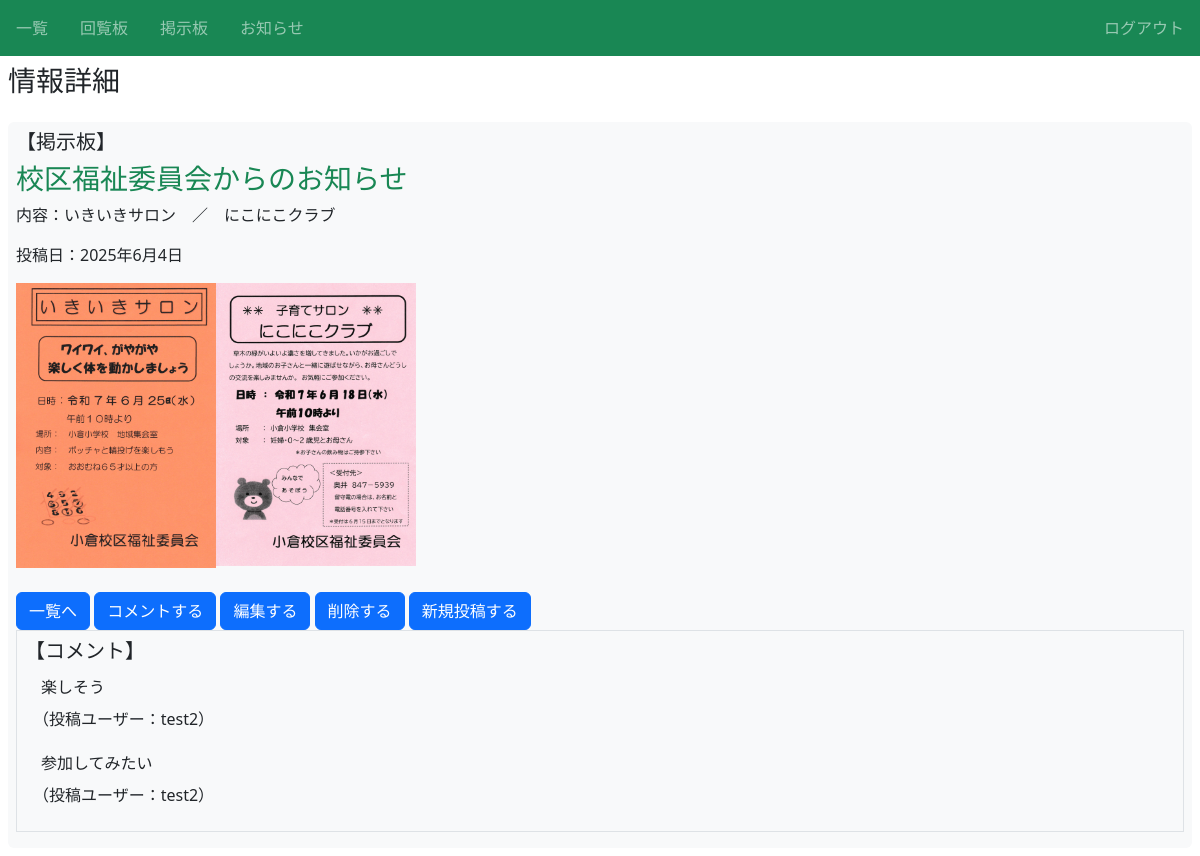
The page /j_sns/2/detail/ (signed in) on the database its author committed.
### j_sns/models.py (models this page shows)
class Info(models.Model):
    category = models.CharField(
        max_length=50,
        choices = CATEGORY
        )
    title = models.CharField(max_length=250,verbose_name='タイトル')
    content = models.TextField(verbose_name='内容')
    created_at = models.DateField(
        auto_now_add=True,
        blank=True,
        verbose_name='投稿日'
        )
    thumbnail1 = models.ImageField(null=True, blank=True)
    thumbnail2 = models.ImageField(null=True, blank=True)
    thumbnail3 = models.ImageField(null=True, blank=True)
    file = models.FileField(upload_to='uploads/', null=True, blank=True)  # ファイルをアッ
    user = models.ForeignKey(User, on_delete=models.CASCADE)
    def __str__(self):
        return self.title

class Review(models.Model):
    title = models.ForeignKey(Info, on_delete=models.CASCADE,
        max_length=250,
        verbose_name='タイトル',
        related_name="title_reviews"
        )
    text = models.TextField(verbose_name='コメント')
    user = models.ForeignKey(User, on_delete=models.CASCADE)
    def __str__(self):
        return self.title.title

### j_sns/views.py (the view)
# urls.py: path('j_sns/<int:pk>/detail/', views.DetailJSnsView.as_view(), name='detail-jsns'),
class DetailJSnsView(LoginRequiredMixin, DetailView):
    template_name = 'j_sns/j_sns_detail.html'
    model = Info
    def get_context_data(self, **kwargs):
        context = super().get_context_data(**kwargs)
        context['reviews'] = Review.objects.filter(title=self.object)  # Review のデータを明示的に渡す
        print(context)
        return context

### j_sns/templates/j_sns/j_sns_detail.html (shortened to what this page needs)
{% extends 'base.html' %}
{% block h1 %}情報詳細{% endblock %}
{% block content %}
    <div class="p-2 m-2 bg-light borer border-success rounded">
        <h5>【{{ object.get_category_display }}】</h5>
        <h3 class="text-success">{{ object.title }}</h3>
        <p>内容：{{ object.content }}</p>
        <p>投稿日：{{ object.created_at }}</p>
        <div class="d-flex">
        {% if object.thumbnail1 %}
            <a href="{{ object.thumbnail1.url }}" data-lightbox="gallery">
                <img src="{{ object.thumbnail1.url }}" alt="サムネイル" style="width: 200px; height: auto;">
            </a>
            {% else %}
                <p></p>
        {% endif %}
        {% if object.thumbnail2 %}
            <a href="{{ object.thumbnail2.url }}" data-lightbox="gallery">
                <img src="{{ object.thumbnail2.url }}" alt="サムネイル" style="width: 200px; height: auto;">
            </a>
            {% else %}
                <p></p>
        {% endif %}
        <br>
        </div>
        <br>
        <a href="{% url 'list-jsns' %}" class="btn btn-primary">一覧へ</a>
        <a href="{% url 'review' object.pk %}" class="btn btn-primary">コメントする</a>
        {% if user.is_superuser %}
            <a href="{% url 'update-jsns' object.pk %}" class="btn btn-primary">編集する</a>
            <a href="{% url 'delete-jsns' object.pk %}" class="btn btn-primary">削除する</a>
            <a href="{% url 'create-jsns' %}" class="btn btn-primary">新規投稿する</a>
        {% endif %}
        <div class="border p-2 mb-2">
            <h5>【コメント】</h5>
            {% for review in reviews %}
            <div>
                <div class="px-2">
                    <p class="p-1 m-1">{{ review.text }}</p>
                    <p>（投稿ユーザー：{{ review.user.username }}）</p>
                </div>
            </div>
            {% endfor %}
        </div>
    </div>
{% endblock content %}

### rows shown on the page
Info: category "掲示板", title "校区福祉委員会からのお知らせ", content "いきいきサロン ／ にこにこクラブ", created_at "2025年6月4日", thumbnail1 (picture), thumbnail2 (picture)
Review: text "楽しそう", user.username "test2"
Review: text "参加してみたい", user.username "test2"
